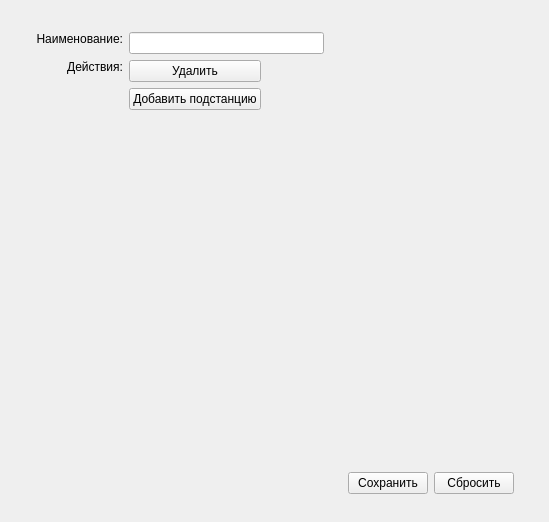
<?xml version="1.0" encoding="UTF-8"?>
<ui version="4.0">
 <class>GTPSets</class>
 <widget class="QWidget" name="GTPSets">
  <property name="geometry">
   <rect>
    <x>0</x>
    <y>0</y>
    <width>549</width>
    <height>522</height>
   </rect>
  </property>
  <property name="windowTitle">
   <string>Form</string>
  </property>
  <widget class="QWidget" name="horizontalLayoutWidget">
   <property name="geometry">
    <rect>
     <x>20</x>
     <y>20</y>
     <width>511</width>
     <height>491</height>
    </rect>
   </property>
   <layout class="QHBoxLayout" name="mainLayout">
    <property name="leftMargin">
     <number>10</number>
    </property>
    <property name="topMargin">
     <number>6</number>
    </property>
    <property name="rightMargin">
     <number>6</number>
    </property>
    <property name="bottomMargin">
     <number>6</number>
    </property>
    <item>
     <layout class="QGridLayout" name="gridLayout">
      <property name="margin">
       <number>6</number>
      </property>
      <item row="0" column="0">
       <widget class="QLabel" name="label">
        <property name="text">
         <string>Наименование:</string>
        </property>
        <property name="alignment">
         <set>Qt::AlignRight|Qt::AlignTop|Qt::AlignTrailing</set>
        </property>
       </widget>
      </item>
      <item row="4" column="1">
       <layout class="QHBoxLayout" name="horizontalLayout_2">
        <property name="margin">
         <number>5</number>
        </property>
        <item>
         <spacer name="horizontalSpacer">
          <property name="orientation">
           <enum>Qt::Horizontal</enum>
          </property>
          <property name="sizeHint" stdset="0">
           <size>
            <width>40</width>
            <height>20</height>
           </size>
          </property>
         </spacer>
        </item>
        <item>
         <widget class="QPushButton" name="cmdSave">
          <property name="text">
           <string>Сохранить</string>
          </property>
         </widget>
        </item>
        <item>
         <widget class="QPushButton" name="cmdDrop">
          <property name="text">
           <string>Сбросить</string>
          </property>
         </widget>
        </item>
       </layout>
      </item>
      <item row="1" column="0">
       <widget class="QLabel" name="label_2">
        <property name="text">
         <string>Действия:</string>
        </property>
        <property name="alignment">
         <set>Qt::AlignRight|Qt::AlignTop|Qt::AlignTrailing</set>
        </property>
       </widget>
      </item>
      <item row="0" column="1">
       <layout class="QHBoxLayout" name="horizontalLayout_3">
        <item>
         <widget class="QLineEdit" name="txtName"/>
        </item>
        <item>
         <spacer name="horizontalSpacer_2">
          <property name="orientation">
           <enum>Qt::Horizontal</enum>
          </property>
          <property name="sizeHint" stdset="0">
           <size>
            <width>40</width>
            <height>20</height>
           </size>
          </property>
         </spacer>
        </item>
       </layout>
      </item>
      <item row="1" column="1">
       <layout class="QHBoxLayout" name="horizontalLayout_4">
        <item>
         <layout class="QVBoxLayout" name="verticalLayout">
          <property name="rightMargin">
           <number>6</number>
          </property>
          <item>
           <widget class="QPushButton" name="cmdRemove">
            <property name="text">
             <string>Удалить</string>
            </property>
           </widget>
          </item>
          <item>
           <widget class="QPushButton" name="cmdAddObject">
            <property name="text">
             <string>Добавить подстанцию</string>
            </property>
           </widget>
          </item>
         </layout>
        </item>
        <item>
         <spacer name="horizontalSpacer_3">
          <property name="orientation">
           <enum>Qt::Horizontal</enum>
          </property>
          <property name="sizeHint" stdset="0">
           <size>
            <width>40</width>
            <height>20</height>
           </size>
          </property>
         </spacer>
        </item>
       </layout>
      </item>
      <item row="2" column="1">
       <spacer name="verticalSpacer">
        <property name="orientation">
         <enum>Qt::Vertical</enum>
        </property>
        <property name="sizeHint" stdset="0">
         <size>
          <width>20</width>
          <height>40</height>
         </size>
        </property>
       </spacer>
      </item>
     </layout>
    </item>
   </layout>
  </widget>
 </widget>
 <tabstops>
  <tabstop>txtName</tabstop>
  <tabstop>cmdRemove</tabstop>
  <tabstop>cmdAddObject</tabstop>
  <tabstop>cmdSave</tabstop>
  <tabstop>cmdDrop</tabstop>
 </tabstops>
 <resources/>
 <connections>
  <connection>
   <sender>cmdAddObject</sender>
   <signal>clicked()</signal>
   <receiver>GTPSets</receiver>
   <slot>appendChild()</slot>
   <hints>
    <hint type="sourcelabel">
     <x>214</x>
     <y>107</y>
    </hint>
    <hint type="destinationlabel">
     <x>224</x>
     <y>736</y>
    </hint>
   </hints>
  </connection>
  <connection>
   <sender>cmdRemove</sender>
   <signal>clicked()</signal>
   <receiver>GTPSets</receiver>
   <slot>removeItem()</slot>
   <hints>
    <hint type="sourcelabel">
     <x>167</x>
     <y>69</y>
    </hint>
    <hint type="destinationlabel">
     <x>197</x>
     <y>723</y>
    </hint>
   </hints>
  </connection>
  <connection>
   <sender>cmdSave</sender>
   <signal>clicked()</signal>
   <receiver>GTPSets</receiver>
   <slot>saveChanges()</slot>
   <hints>
    <hint type="sourcelabel">
     <x>386</x>
     <y>484</y>
    </hint>
    <hint type="destinationlabel">
     <x>386</x>
     <y>814</y>
    </hint>
   </hints>
  </connection>
  <connection>
   <sender>cmdDrop</sender>
   <signal>clicked()</signal>
   <receiver>GTPSets</receiver>
   <slot>dropChanges()</slot>
   <hints>
    <hint type="sourcelabel">
     <x>461</x>
     <y>488</y>
    </hint>
    <hint type="destinationlabel">
     <x>442</x>
     <y>818</y>
    </hint>
   </hints>
  </connection>
 </connections>
 <slots>
  <slot>appendChild()</slot>
  <slot>removeItem()</slot>
  <slot>saveChanges()</slot>
  <slot>dropChanges()</slot>
 </slots>
</ui>
